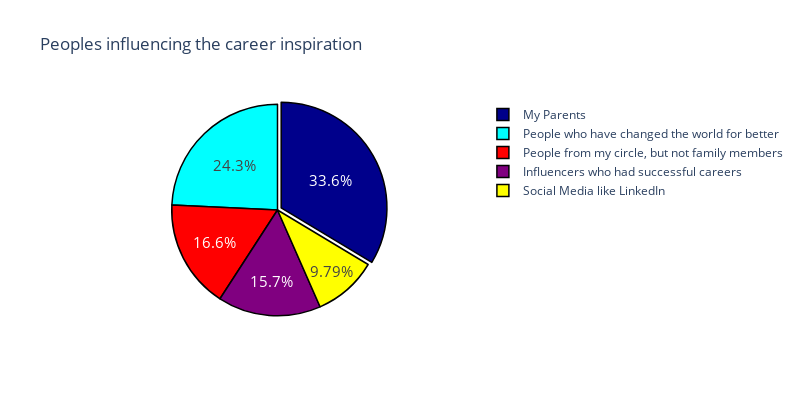

Notebook cell for this chart:
### Markdown cell above
### Factor influencing the career aspirations of Genz

### Code cell
factors = data['Which of the below factors influence the most about your career aspirations ?'].value_counts()
label = factors.index
counts = factors.values
colors = [ 'darkblue','aqua','red','purple','yellow']
fig = go.Figure(data = [go.Pie(labels = label, values= counts)])
fig.update_layout(title = 'Peoples influencing the career inspiration', width = 800, height = 400)
fig.update_traces(hoverinfo='label+percent+value', textfont_size = 15, marker = dict(colors = colors, line = dict(color = 'black', width = 1.5)),pull=[0.04])
fig.show()

### Figure 1 — Plotly figure (JSON) as saved in the notebook; plotly's stock layout.template omitted (floating-point values rounded to 4 significant figures)
{"data": [{"hoverinfo": "label+percent+value", "labels": ["My Parents", "People who have changed the world for better", "People from my circle, but not family members", "Influencers who had successful careers", "Social Media like LinkedIn"], "marker": {"colors": ["darkblue", "aqua", "red", "purple", "yellow"], "line": {"color": "black", "width": 1.5}}, "pull": [0.04], "textfont": {"size": 15}, "type": "pie", "values": [79, 57, 39, 37, 23]}], "layout": {"height": 400, "title": {"text": "Peoples influencing the career inspiration"}, "width": 800}}
